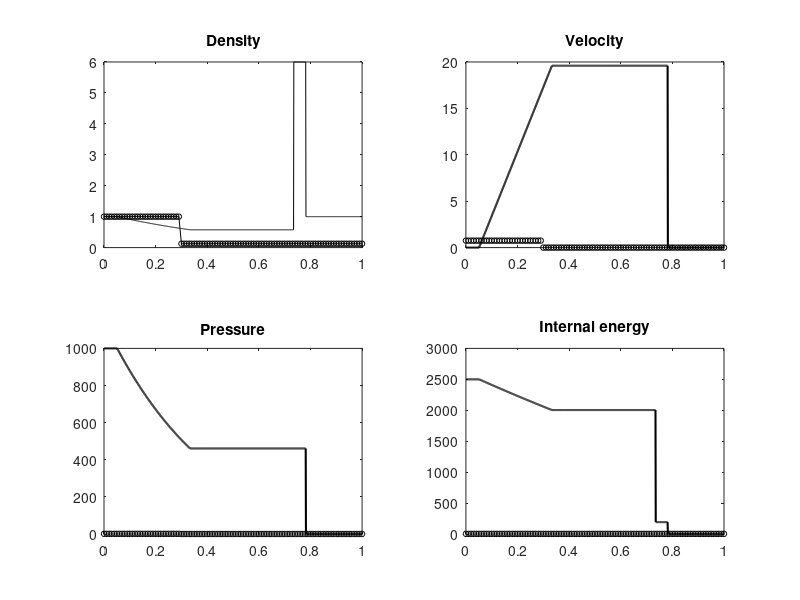

This chart was generated by the following MATLAB code:
clear all
close all
clc


a1=load('Result.dat');

%a2=load('MoversWEFProb8.dat');
%c3=load('LLFProb6.dat');
%b=load('steadycontact.dat'); %%prob 6
%b1=load('shock_tube.dat');  %%prob1
%b1=load('over_heating.dat');  %%prob2
b1=load('woodward_collela.dat');  %%prob3
%b1=load('shock_collision.dat');  %%prob4
%b1=load('prob5.dat');  %%prob5
%b1=load('prob5.dat');  %%prob5
%b=load('Prob8.dat');  %%prob1
figure = figure('PaperSize',[20.0 20.0],'PaperUnits','inches');
%set(gca,'DefaultTextFontSize',25)
subplot(2,2,1);
plot(a1(:,1), a1(:,2),'k-o','MarkerSize',4,'LineWidth',0.6);
hold on
plot(b1(:,1), b1(:,2),'k','MarkerSize',5,'LineWidth',0.6);
title('Density');
%h = text(0.1,1.1, '(a)');
%set(h, 'FontSize', 15)
%legend('MOVERS-H', 'LLF','Location','northeast')
%legend('boxoff')
%axis([0 1 0.95 1.45]) 

%hold on
subplot(2,2,2)
plot(a1(:,1), a1(:,3),'ko','MarkerSize',4,'LineWidth',0.6)
hold on
plot(b1(:,1), b1(:,3),'k','LineWidth',1.5)
title('Velocity');
%h = text(0.1,0.3, '(b)');
%set(h, 'FontSize', 15)
%legend('MOVERS-H', 'Exact','Location','northeast')
%legend('boxoff')
%axis([0 1 0.05 1.1]) 

subplot(2,2,3)
plot(a1(:,1), a1(:,4),'ko','MarkerSize',4,'LineWidth',0.6)
hold on
plot(b1(:,1), b1(:,4),'k','LineWidth',1.5)
title('Pressure');
%h = text(0.1,3, '(c)');
%set(h, 'FontSize', 15)
%legend('MOVERS-H', 'Exact','Location','northwest')
%legend('boxoff')
%axis([0 1 0 7]) 

subplot(2,2,4)
plot(a1(:,1), a1(:,5),'ko','MarkerSize',4,'LineWidth',0.6)
hold on
plot(b1(:,1), b1(:,5),'k','LineWidth',1.5)
title('Internal energy');
%h = text(0.1,15, '(d)');
%set(h, 'FontSize', 15)
%legend('MOVERS-H', 'Exact','Location','northwest')
%legend('boxoff')
%axis([0 1 0 35]) 

%xlabel('x')
%ylabel('density')
%legend({'MOVERS','Exact'}, 'Position',[0.75,0.85,0.0,0.0])
%legend('MOVERS-LE','Roe','LLF','Exact','Location','northeast')
%legend('MOVERS-LE','LLF','Exact','Location','northeast')
%legend('boxoff')


%set(gca,'FontSize',12)  


%axis([0 1 0.8667 2.7667]) %prob8 
%axis([0 1 0.95 1.45]) %prob6 
%axis([0 1 0.025 1.1])  %prob1
%axis([0 1 0.0 7.0]) %prob5 
%set(gca, 'PaperPosition', [0 0 6 3]);
%axis auto